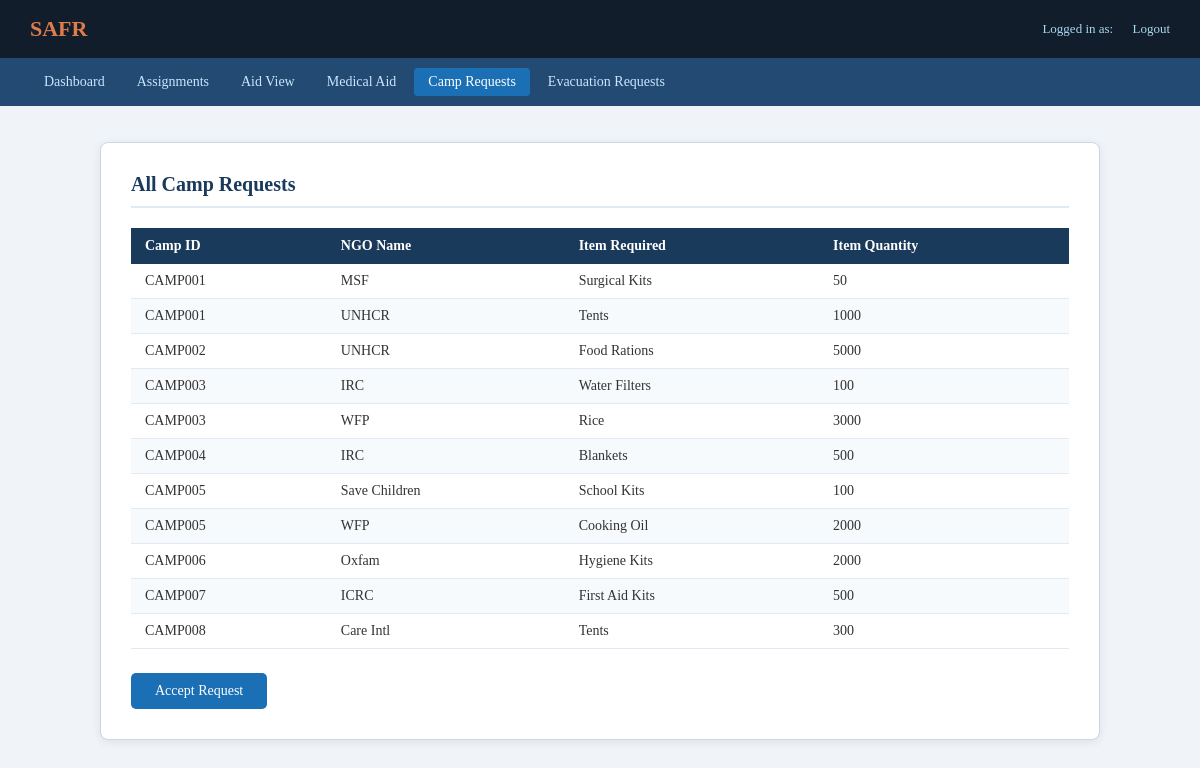
Page /SAFR/NGO/NGO_Campreqsubtab.php on the committed database.
### tables this page shows
CREATE TABLE `camp_request` (
  `Camp_id` varchar(20) NOT NULL,
  `NGO_name` varchar(100) NOT NULL,
  `Item_Requested` varchar(100) DEFAULT NULL,
  `Item_quantity` int(11) DEFAULT NULL
);

### SAFR/NGO/NGO_Campreqsubtab.php (the view, shortened to what this page needs)
<?php
include('../dbconnect.php');
$ngo_name = $_SESSION['NGO_name'];
$sql = "SELECT * FROM camp_request";
$result = mysqli_query($conn, $sql);
?>
<!DOCTYPE html>
<html lang="en">
<head>
    <link href="../css/safr.css" rel="stylesheet">
</head>
<body>
<div class="safr-topbar">
    <a href="NGO_Dashboard.php" class="brand">SAFR</a>
    <div class="topbar-right">
        Logged in as: <strong style="color:white;"><?php echo $ngo_name; ?></strong>
        <a href="../logout.php">Logout</a>
    </div>
</div>
<div class="safr-nav">
    <a href="NGO_Dashboard.php">Dashboard</a>
    <a href="NGO_Assignment_subtab.php">Assignments</a>
    <a href="NGO_aidview_subtab.php">Aid View</a>
    <a href="ngo_medical.php">Medical Aid</a>
    <a href="NGO_Campreqsubtab.php" class="active">Camp Requests</a>
    <a href="Show_evacs.php">Evacuation Requests</a>
</div>
<div class="safr-container wide">
    <h2>All Camp Requests</h2>
    <table class="safr-table">
        <thead>
            <tr>
                <th>Camp ID</th>
                <th>NGO Name</th>
                <th>Item Required</th>
                <th>Item Quantity</th>
            </tr>
        </thead>
        <tbody>
        <?php if (mysqli_num_rows($result) > 0): ?>
            <?php while ($row = mysqli_fetch_array($result)): ?>
            <tr>
                <td><?php echo $row[0]; ?></td>
                <td><?php echo $row[1]; ?></td>
                <td><?php echo $row[2]; ?></td>
                <td><?php echo $row[3]; ?></td>
            </tr>
            <?php endwhile; ?>
        <?php else: ?>
            <tr><td colspan="4">No camp requests found.</td></tr>
        <?php endif; ?>
        </tbody>
    </table>
    <div style="margin-top:24px;">
        <form action="reqaccepttab.php" method="post">
            <button type="submit" class="safr-btn">Accept Request</button>
        </form>
    </div>
</div>
</body>
</html>

### SAFR/css/safr.css (style rules this page uses)
*, *::before, *::after { box-sizing: border-box; margin: 0; padding: 0; }
body { font-family: Georgia, serif; background: #f0f4f8; color: #333; }
.safr-topbar { background: #111d2b; color: white; padding: 16px 30px; display: flex; justify-content: space-between; align-items: center; }
.safr-topbar .brand { font-size: 22px; font-weight: bold; color: #e07b4a; text-decoration: none; }
.safr-topbar .topbar-right { font-size: 13px; color: #a8d8f0; }
.safr-topbar .topbar-right a { color: #a8d8f0; text-decoration: none; margin-left: 16px; }
.safr-nav { background: #224a73; padding: 10px 30px; display: flex; gap: 4px; flex-wrap: wrap; }
.safr-nav a { color: #cce5ff; text-decoration: none; font-size: 14px; padding: 6px 14px; border-radius: 4px; }
.safr-nav a.active { background: #1a6fb5; color: white; }
.safr-container { max-width: 800px; margin: 36px auto; background: white; padding: 30px; border-radius: 8px; border: 1px solid #c8d8e8; box-shadow: 0 2px 10px rgba(0,0,0,0.08); }
.safr-container.wide { max-width: 1000px; }
.safr-container h2 { color: #1a3a5c; margin-top: 0; margin-bottom: 20px; border-bottom: 2px solid #e0eaf4; padding-bottom: 10px; font-size: 20px; }
.safr-btn { background: #1a6fb5; color: white; padding: 10px 24px; border: none; border-radius: 5px; font-size: 14px; cursor: pointer; font-family: Georgia, serif; text-decoration: none; display: inline-block; }
.safr-table { width: 100%; border-collapse: collapse; margin-top: 10px; font-size: 14px; }
.safr-table th { background: #1a3a5c; color: white; padding: 10px 14px; text-align: left; font-weight: 600; }
.safr-table td { padding: 9px 14px; border-bottom: 1px solid #e0eaf4; color: #333; }
.safr-table tr:nth-child(even) td { background: #f7fafd; }

### rows in the picture
camp_request: Camp "CAMP001", NGO_name "MSF", Item_Requested "Surgical Kits", Item_quantity "50"
camp_request: Camp "CAMP001", NGO_name "UNHCR", Item_Requested "Tents", Item_quantity "1000"
camp_request: Camp "CAMP002", NGO_name "UNHCR", Item_Requested "Food Rations", Item_quantity "5000"
camp_request: Camp "CAMP003", NGO_name "IRC", Item_Requested "Water Filters", Item_quantity "100"
camp_request: Camp "CAMP003", NGO_name "WFP", Item_Requested "Rice", Item_quantity "3000"
camp_request: Camp "CAMP004", NGO_name "IRC", Item_Requested "Blankets", Item_quantity "500"
camp_request: Camp "CAMP005", NGO_name "Save Children", Item_Requested "School Kits", Item_quantity "100"
camp_request: Camp "CAMP005", NGO_name "WFP", Item_Requested "Cooking Oil", Item_quantity "2000"
camp_request: Camp "CAMP006", NGO_name "Oxfam", Item_Requested "Hygiene Kits", Item_quantity "2000"
camp_request: Camp "CAMP007", NGO_name "ICRC", Item_Requested "First Aid Kits", Item_quantity "500"
camp_request: Camp "CAMP008", NGO_name "Care Intl", Item_Requested "Tents", Item_quantity "300"
